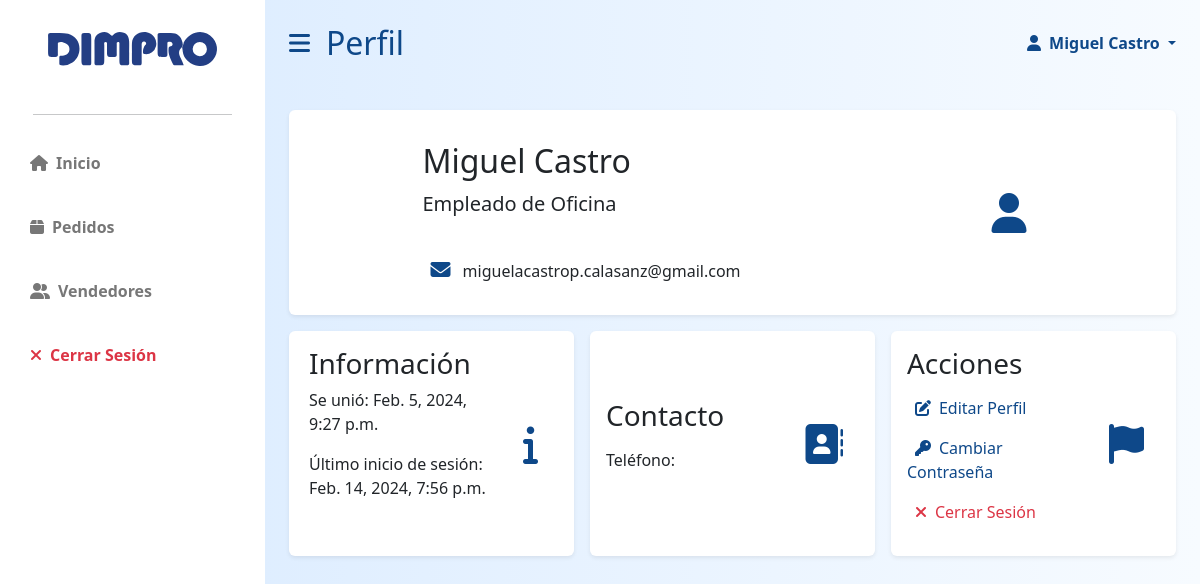
/app/staff/profile/3/ (signed in), run on an earlier commit of the app's database.
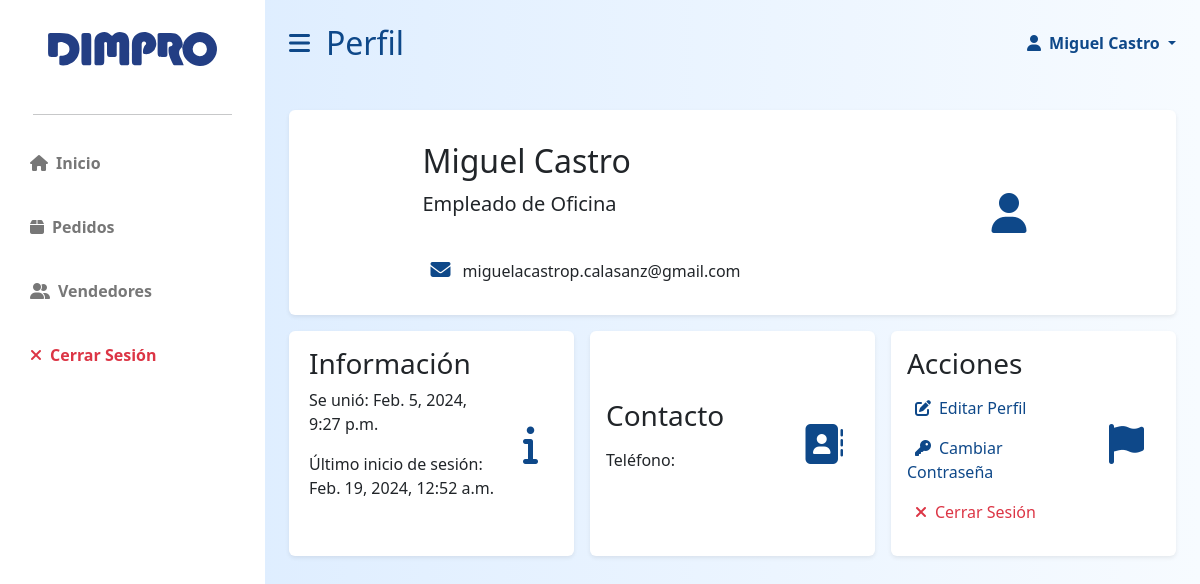
And on a later commit of the database.
### dimpro/models.py (models this page shows, shortened)
class User(AbstractBaseUser, PermissionsMixin):
    id = models.AutoField(primary_key=True)
    email = models.EmailField(blank=True, default='', unique=True)
    name = models.CharField(max_length=255, blank=True, default='')
    last_name = models.CharField(max_length=255, blank=True, default='')
    phoneregex = RegexValidator(regex=r"^\+?58?\d{11,15}$")
    phonenumber = models.CharField(
        validators=[phoneregex], max_length=17, blank=True, null=False
    )
    is_active = models.BooleanField(default=True)
    is_superuser = models.BooleanField(default=False)
    is_staff = models.BooleanField(default=False)
    is_operator = models.BooleanField(default=False)
    date_joined = models.DateTimeField(default=timezone.now)
    last_login = models.DateTimeField(blank=True, null=True)
    objects = CustomUserManager()
    USERNAME_FIELD = 'email'
    EMAIL_FIELD = 'email'
    REQUIRED_FIELDS = []
    class Meta:
        verbose_name = 'User'
        verbose_name_plural = 'Users'

### dimpro/views.py (the view)
# urls.py: path("staff/profile/<int:id>/", views.staff_profile, name='staff_profile'),
@only_for('staff')
def staff_profile(request,id):
    user = request.user
    if request.user.id != id:
        return HttpResponseRedirect(f'/app/staff/profile/{request.user.id}/')
    return render(request, 'dimpro/staff/staff_profile.html')

### dimpro/templates/dimpro/staff/staff_profile.html (shortened to what this page needs)
{% extends 'dimpro/staff/staff_layout.html' %}
{% load static %}
{% block stitle %}
    Perfil
{% endblock %}
{% block body %}
<div class="row g-3 my-2">
    <div class="col-md-12">
        <div class="p-3 bg-white shadow-sm d-flex justify-content-around align-items-center rounded">
            <div>
                    <h3 class="fs-2 mt-3">{{ user.name }} {{ user.last_name }}</h3>
                    <p class="fs-5">{% if user.is_operator %}Operador{% else %}Empleado de Oficina{% endif %}</p>
                    <br>
                    <p><i class="mx-2 primary-text fs-5 fa-solid fa-envelope"></i> {{ user.email }}</p>
            </div>
            <i class="fas fa-user fs-1 primary-text p-3"></i>
        </div>
    </div>
    <div class="col-md-4">
        <div class="p-3 h-100 bg-white shadow-sm d-flex justify-content-around align-items center rounded align-items-center">
            <div class="w-75 h-100">
                    <h4 class="fs-3">Información</h4>
                    <p>Se unió: {{ user.date_joined }}</p>
                    <P>Último inicio de sesión: {{ user.last_login }}</P>
            </div>
            <i class="fas fa-info fs-1 primary-text p-3"></i>
        </div>
    </div>
    <div class="col-md-4">
        <div class="p-3 h-100 bg-white shadow-sm d-flex justify-content-around align-items center rounded align-items-center">
            <div class="w-75">
                    <h4 class="fs-3">Contacto</h4>
                    <P>Teléfono: {{ user.phone }}</P>
            </div>
            <i class="fa-solid fa-address-book fs-1 primary-text p-3"></i>
        </div>
    </div>
    <div class="col-md-4">
        <div class="p-3 h-100 bg-white shadow-sm d-flex justify-content-around align-items center rounded align-items-center">
            <div class="w-75">
                    <h4 class="fs-3">Acciones</h4>
                    <a href="{% url 'dimpro:staff_profile_edit' user.id %}" class="primary-text grow">
                        <p><i class="fa-solid fa-pen-to-square mx-2"></i>Editar Perfil </p>
                    </a>
                    <a href="{% url 'dimpro:staff_changepw' user.id %}" class="primary-text grow">
                        <p><i class="fa-solid fa-key mx-2"></i>Cambiar Contraseña </p>
                    </a>
                    <a href="{% url 'dimpro:logout' %}" class="text-danger grow">
                        <p><i class="fa-solid fa-xmark mx-2"></i>Cerrar Sesión </p>
                    </a>
            </div>
            <i class="fa-solid fa-flag fs-1 primary-text p-3"></i>
        </div>
    </div>
</div>
{% endblock %}

### dimpro/templates/dimpro/staff/staff_layout.html (shortened to what this page needs)
{% load static %}
<!DOCTYPE html>
<html lang="es">
    <head>
        <link rel="stylesheet" href="https://cdn.jsdelivr.net/npm/bootstrap@5.2.3/dist/css/bootstrap.min.css" />
        <link rel="stylesheet" href="https://cdn.datatables.net/1.13.1/css/dataTables.bootstrap5.min.css" />
        <link rel="stylesheet" href="https://cdnjs.cloudflare.com/ajax/libs/font-awesome/6.2.1/css/all.min.css" />
        <link rel="stylesheet" href="{% static 'dimpro/styles.css' %}">
    </head>
    <body data-is-operator="{{ request.user.is_operator }}">
        <div class="d-flex" id="wrapper">
            <div class="bg-white" id="sidebar-wrapper">
                <div class="sidebar-heading text-center py-4 primary-text fs-4 fw-bold text-uppercase">
                    <a href="{% url 'dimpro:control' %}" class="growt">
                        <img class="mx-0 w-75 mb-2 mt-2"src="{% static 'dimpro/logodimpro.svg' %}" id="dimpro-sidebar-logo"alt="" >
                    </a>
                </div>
                <hr class="w-75 mx-auto">
                <div class="list-group list-group-flush my-3">
                    <a href="{% url 'dimpro:control' %}" class="growt list-group-item list-group-item-action bg-transparent second-text fw-bold">
                        <i class="fas fa-house me-2"></i>Inicio
                    </a>
                    <a href="{% url 'dimpro:staff_orders' %}" class="growt list-group-item list-group-item-action bg-transparent second-text fw-bold">
                        <i class="fas fa-box me-2"></i>Pedidos
                    </a>
                    <a href="{% url 'dimpro:staff_clients' %}" class="growt list-group-item list-group-item-action bg-transparent second-text fw-bold">
                        <i class="fas fa-user-group me-2"></i>Vendedores
                    </a>
                    <a href="{% url 'dimpro:logout' %}" class="growt list-group-item list-group-item-action bg-transparent text-danger fw-bold">
                        <i class="fas fa-xmark me-2"></i>Cerrar Sesión
                    </a>
                </div>
            </div>
            <div id="page-content-wrapper">
                <nav class="navbar d-flex navbar-expand-lg navbar-light bg-transparent py-4 px-4">
                    <div class="col-6 d-flex align-items-center">
                        <i class="fas fa-bars primary-text fs-4 me-3" id="menu-toggle"></i>
                        <h2 class="fs-2 m-0 primary-text">{% block stitle %}{% endblock %}</h2>
                    </div>
                    <div class="col-6 d-flex justify-content-end">
                        <a class="nav-link dropdown-toggle primary-text fw-bold" href="#" id="navbarDropdown"
                                        role="button" data-bs-toggle="dropdown" aria-expanded="false" >
                                        <i class="fas fa-user me-2"></i>{{ user.name }} {{ user.last_name }}
                        </a>
                    </div>
                </nav>
                <div class="container-fluid px-4 mb-5">
                    {% block body %}{% endblock %}
                </div>
            </div>
        </div>
    </body>
</html>

What changed in the data, as far as the page shows it:
changed User "Miguel": last_login "Feb. 14, 2024, 7:56 p.m." → "Feb. 19, 2024, 12:52 a.m."
